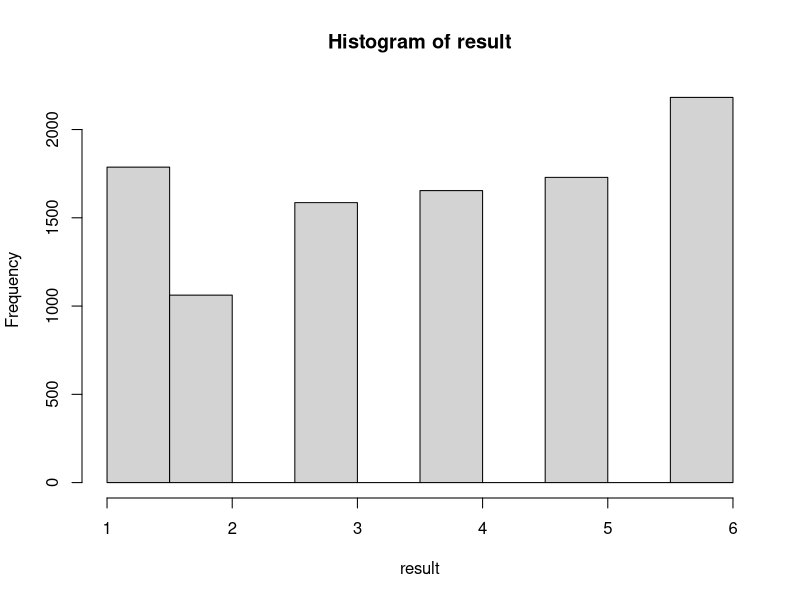

Reproduce this figure in R.
#  Compute the isotonic regression of numeric vector 'x', with
#  weights 'wt', with respect to simple order.  The pool-adjacent-
#  violators algorithm is used.  Returns a vector of the same length
#  as 'x' containing the regression.
#  02 Sep 1994 / R.F. Raubertas
pava <- function (x, wt=rep(1,length(x)))
{
  n <- length(x)
  if (n <= 1) return (list(estim=x,levelsets = 1))
  if (any(is.na(x)) || any(is.na(wt))) {
    stop ("Missing values in 'x' or 'wt' not allowed")
  }
  lvlsets <- (1:n)
  repeat {
    viol <- (as.vector(diff(x)) < 0)  # Find adjacent violators
    if (!(any(viol))) break
    
    i <- min( (1:(n-1))[viol])        # Pool first pair of violators
    lvl1 <- lvlsets[i]
    lvl2 <- lvlsets[i+1]
    ilvl <- (lvlsets == lvl1 | lvlsets == lvl2)
    x[ilvl] <- sum(x[ilvl]*wt[ilvl]) / sum(wt[ilvl])
    lvlsets[ilvl] <- lvl1
  }
  list( estim = x, levelsets = lvlsets)
}
# example 
# pava(c(22.5,23.33,20.833,24.25),wt=c(3,3,3,2))


#  One Simulation
one_sml <- function(scenario,ssize,Tau,m,delta)
{
  maxdose <- nrow(scenario)
  p0 <- scenario[,1]; p1 <- scenario[,2]; p2 <- scenario[,3]; p3 <- scenario[,4]
  cumpr=cbind(p0,p0+p1,p0+p1+p2,1)
  respmat <- matrix(0,maxdose,4)
  trials <- rep(0,maxdose)
  dosenum <- 1
  count <- 0
  phat0 <- rep(0,maxdose)
  phat123 <- matrix(0,maxdose,3)
  
  while (count < ssize) {
    
    # simulate the result for one patient
    otvet <- rank(c(runif(1),cumpr[dosenum,1:3]))[1]
    respmat[dosenum,otvet] <- respmat[dosenum,otvet]+1  
    trials[dosenum] <-trials[dosenum]+1
    
    # isotonic estimation of toxicity and response probability
    dwp <- which(trials!=0)     # doses have at least one patient
    phat0[dwp] <- pava((respmat/trials)[dwp,1])$estim
    for (j in dwp) {
      if (respmat[j,2]>=respmat[j,4]) {phat123[j,] <- pava((respmat/trials)[j,4:2])$estim[3:1]}
      else {phat123[j,] <- pava((respmat/trials)[j,2:4])$estim}
    }
    
    # decide next dosenum
    if (trials[dosenum]<m) {
      dosenum <- dosenum
    } else if (length(which((1-phat0-phat123[,1]-phat123[,2])>delta))>0) {
      dosenum <- min(which((1-phat0-phat123[,1]-phat123[,2])>delta))
    } else if (phat123[dosenum,1]+phat123[dosenum,2]>phat0[dosenum]) {
      dosenum <- min(dosenum+1,maxdose)
    } else if (phat123[dosenum,1]+phat123[dosenum,2]<=phat0[dosenum]) {
      diff=phat0-phat123[,1]-phat123[,2]
      if (length(which(diff==0))>0) {dosenum <- min(which(diff==0))}
      else {
        for (k in 1:max((dosenum-1),1)) {
          if (diff[k]<0 & diff[k+1]>0) {
            if (abs(diff[k])>diff[k+1]) {dosenum <- min(k+1,maxdose); break}
            else {dosenum <- k; break}
          }
        }
      }
    }
    
    if (length(phat0)>maxdose) {
      while (phat0[dosenum]>Tau & dosenum>1) {dosenum <- dosenum-1} 
    }
    
    count=count+1
  }
  
  # find the optimal dose
  toltox=ifelse(phat0<0.5,1,0)
  score <- toltox*(phat123[,1]+2*phat123[,2]+3*phat123[,3])
  bestdose <- order(score)[maxdose]
  (bestdose)
}


#  Simulation Results
scenario31 = matrix(c(0.1,0.72,0.09,0.09,0.2,0.32,0.24,0.24,0.3,0.07,0.07,0.56),byrow=TRUE,ncol=4)
scenario32 = matrix(c(0.15,0.6375,0.17,0.0425,0.3,0.42,0.21,0.07,0.45,0.0275,0.11,0.4125),byrow=TRUE,ncol=4)
scenario33 = matrix(c(0.2,0.56,0.16,0.08,0.4,0.06,0.18,0.36,0.7,0.03,0.03,0.24),byrow=TRUE,ncol=4)

scenario41 = matrix(c(0.1,0.72,0.09,0.09,0.2,0.32,0.24,0.24,0.3,0.07,0.07,0.56,0.4,0.06,0.06,0.48),byrow=TRUE,ncol=4)
scenario42 = matrix(c(0.15,0.6375,0.17,0.0425,0.3,0.42,0.21,0.07,0.45,0.0275,0.11,0.4125,0.6,0.02,0.06,0.32),byrow=TRUE,ncol=4)
scenario43 = matrix(c(0.2,0.56,0.16,0.08,0.4,0.06,0.18,0.36,0.7,0.03,0.03,0.24,0.8,0.02,0.02,0.16),byrow=TRUE,ncol=4)

scenariob1 = matrix(c(0.1,0.00,0.45,0.45,0.2,0.32,0.24,0.24,0.3,0.07,0.28,0.35,0.4,0.4,0.1,0.1),byrow=TRUE,ncol=4)
scenariob2 = matrix(c(0.15,0.55,0.2,0.1,0.3,0.00,0.35,0.35,0.45,0.2,0.2,0.15,0.6,0.4,0.00,0.00),byrow=TRUE,ncol=4)
scenariob3 = matrix(c(0.0,0.6,0.4,0.0,0.1,0.7,0.2,0.0,0.7,0.1,0.1,0.1,0.8,0.2,0.0,0.0),byrow=TRUE,ncol=4)

scenario61 = matrix(c(0.1,0.5,0.4,0.0,0.2,0.3,0.3,0.2,0.3,0.1,0.25,0.35,0.4,0,0.1,0.5,0.5,0,0,0.5,0.6,0,0,0.4),byrow=TRUE,ncol=4)
scenario62 = matrix(c(0,1,0,0,0.1,0.9,0,0,0.2,0.7,0.1,0,0.3,0.4,0.2,0.1,0.4,0.1,0.2,0.3,0.5,0,0,0.5),byrow=TRUE,ncol=4)
scenario63 = matrix(c(0.15,0.4,0.35,0.1,0.3,0.3,0.25,0.15,0.45,0.1,0.15,0.3,0.5,0,0,0.5,0.75,0,0,0.25,0.9,0,0,0.1),byrow=TRUE,ncol=4)
scenario64 = matrix(c(0.3,0.3,0.2,0.2,0.35,0.3,0.2,0.15,0.4,0.15,0.15,0.3,0.45,0.05,0.1,0.4,0.5,0,0,0.5,0.55,0,0,0.45),byrow=TRUE,ncol=4)


result = matrix(0,10000)
for (i in 1:10000) {
  result[i]=one_sml(scenario64,ssize=30,Tau=0.5,m=3,delta=0.7)
}
a=hist(result)
a$counts

# 还需要将DOSE level数目增加
